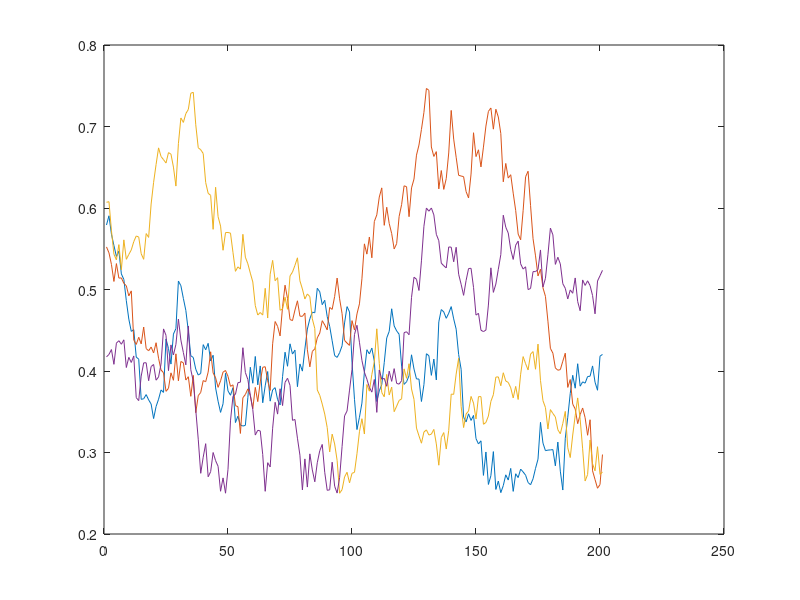

Write MATLAB code to recreate this figure.
rand('twister',sum(1000*clock));

dsigma=0.025;
randomwalk=.25+.5*rand(4,1);
for t=2:201
tmp = randomwalk(:,t-1)+dsigma*randn(4,1);
i=tmp<.25; 
tmp(i) =  .5-tmp(i);
i=tmp>.75; 
tmp(i) = 1.5-tmp(i);
randomwalk(:,t)=tmp;
end
figure; plot(randomwalk');